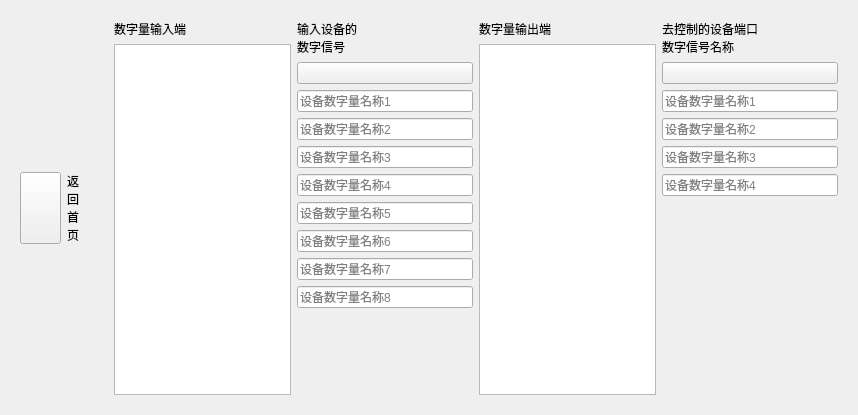
<?xml version="1.0" encoding="UTF-8"?>
<ui version="4.0">
 <class>date1View</class>
 <widget class="QWidget" name="date1View">
  <property name="geometry">
   <rect>
    <x>0</x>
    <y>0</y>
    <width>858</width>
    <height>415</height>
   </rect>
  </property>
  <property name="windowTitle">
   <string>Form</string>
  </property>
  <layout class="QGridLayout" name="gridLayout">
   <item row="0" column="0">
    <widget class="QWidget" name="widget" native="true">
     <layout class="QHBoxLayout" name="horizontalLayout_2" stretch="1,2,2,2,2">
      <item>
       <layout class="QVBoxLayout" name="verticalLayout_6">
        <item>
         <spacer name="verticalSpacer_2">
          <property name="orientation">
           <enum>Qt::Vertical</enum>
          </property>
          <property name="sizeHint" stdset="0">
           <size>
            <width>20</width>
            <height>40</height>
           </size>
          </property>
         </spacer>
        </item>
        <item>
         <layout class="QHBoxLayout" name="horizontalLayout">
          <item>
           <widget class="QPushButton" name="pushButton">
            <property name="sizePolicy">
             <sizepolicy hsizetype="Minimum" vsizetype="Minimum">
              <horstretch>0</horstretch>
              <verstretch>0</verstretch>
             </sizepolicy>
            </property>
            <property name="text">
             <string/>
            </property>
           </widget>
          </item>
          <item>
           <widget class="QLabel" name="label_4">
            <property name="text">
             <string>返
回
首
页</string>
            </property>
           </widget>
          </item>
         </layout>
        </item>
        <item>
         <spacer name="verticalSpacer_3">
          <property name="orientation">
           <enum>Qt::Vertical</enum>
          </property>
          <property name="sizeHint" stdset="0">
           <size>
            <width>20</width>
            <height>40</height>
           </size>
          </property>
         </spacer>
        </item>
       </layout>
      </item>
      <item>
       <layout class="QVBoxLayout" name="verticalLayout_3">
        <item>
         <widget class="QLabel" name="label">
          <property name="text">
           <string>数字量输入端</string>
          </property>
         </widget>
        </item>
        <item>
         <widget class="QTableView" name="tableView"/>
        </item>
       </layout>
      </item>
      <item>
       <layout class="QVBoxLayout" name="verticalLayout" stretch="0,0,0,0,0,0,0,0,0,0,0">
        <item>
         <widget class="QLabel" name="label_3">
          <property name="sizePolicy">
           <sizepolicy hsizetype="Preferred" vsizetype="Preferred">
            <horstretch>0</horstretch>
            <verstretch>0</verstretch>
           </sizepolicy>
          </property>
          <property name="minimumSize">
           <size>
            <width>0</width>
            <height>0</height>
           </size>
          </property>
          <property name="text">
           <string>输入设备的
数字信号</string>
          </property>
         </widget>
        </item>
        <item>
         <widget class="QPushButton" name="pushButton_2">
          <property name="text">
           <string/>
          </property>
         </widget>
        </item>
        <item>
         <widget class="QLineEdit" name="lineEdit">
          <property name="inputMask">
           <string/>
          </property>
          <property name="placeholderText">
           <string>设备数字量名称1</string>
          </property>
         </widget>
        </item>
        <item>
         <widget class="QLineEdit" name="lineEdit_2">
          <property name="inputMask">
           <string/>
          </property>
          <property name="placeholderText">
           <string>设备数字量名称2</string>
          </property>
         </widget>
        </item>
        <item>
         <widget class="QLineEdit" name="lineEdit_4">
          <property name="inputMask">
           <string/>
          </property>
          <property name="placeholderText">
           <string>设备数字量名称3</string>
          </property>
         </widget>
        </item>
        <item>
         <widget class="QLineEdit" name="lineEdit_3">
          <property name="inputMask">
           <string/>
          </property>
          <property name="placeholderText">
           <string>设备数字量名称4</string>
          </property>
         </widget>
        </item>
        <item>
         <widget class="QLineEdit" name="lineEdit_6">
          <property name="inputMask">
           <string/>
          </property>
          <property name="placeholderText">
           <string>设备数字量名称5</string>
          </property>
         </widget>
        </item>
        <item>
         <widget class="QLineEdit" name="lineEdit_8">
          <property name="inputMask">
           <string/>
          </property>
          <property name="placeholderText">
           <string>设备数字量名称6</string>
          </property>
         </widget>
        </item>
        <item>
         <widget class="QLineEdit" name="lineEdit_7">
          <property name="inputMask">
           <string/>
          </property>
          <property name="placeholderText">
           <string>设备数字量名称7</string>
          </property>
         </widget>
        </item>
        <item>
         <widget class="QLineEdit" name="lineEdit_5">
          <property name="inputMask">
           <string/>
          </property>
          <property name="placeholderText">
           <string>设备数字量名称8</string>
          </property>
         </widget>
        </item>
        <item>
         <spacer name="verticalSpacer_4">
          <property name="orientation">
           <enum>Qt::Vertical</enum>
          </property>
          <property name="sizeHint" stdset="0">
           <size>
            <width>20</width>
            <height>40</height>
           </size>
          </property>
         </spacer>
        </item>
       </layout>
      </item>
      <item>
       <layout class="QVBoxLayout" name="verticalLayout_4">
        <item>
         <widget class="QLabel" name="label_2">
          <property name="text">
           <string>数字量输出端</string>
          </property>
         </widget>
        </item>
        <item>
         <widget class="QTableView" name="tableView_2"/>
        </item>
       </layout>
      </item>
      <item>
       <layout class="QVBoxLayout" name="verticalLayout_5" stretch="0,0">
        <item>
         <layout class="QVBoxLayout" name="verticalLayout_2" stretch="0,0,0,0,0,0">
          <item>
           <widget class="QLabel" name="label_5">
            <property name="text">
             <string>去控制的设备端口
数字信号名称</string>
            </property>
           </widget>
          </item>
          <item>
           <widget class="QPushButton" name="pushButton_3">
            <property name="text">
             <string/>
            </property>
           </widget>
          </item>
          <item>
           <widget class="QLineEdit" name="lineEdit_10">
            <property name="inputMask">
             <string/>
            </property>
            <property name="placeholderText">
             <string>设备数字量名称1</string>
            </property>
           </widget>
          </item>
          <item>
           <widget class="QLineEdit" name="lineEdit_12">
            <property name="inputMask">
             <string/>
            </property>
            <property name="placeholderText">
             <string>设备数字量名称2</string>
            </property>
           </widget>
          </item>
          <item>
           <widget class="QLineEdit" name="lineEdit_11">
            <property name="inputMask">
             <string/>
            </property>
            <property name="placeholderText">
             <string>设备数字量名称3</string>
            </property>
           </widget>
          </item>
          <item>
           <widget class="QLineEdit" name="lineEdit_9">
            <property name="inputMask">
             <string/>
            </property>
            <property name="placeholderText">
             <string>设备数字量名称4</string>
            </property>
           </widget>
          </item>
         </layout>
        </item>
        <item>
         <spacer name="verticalSpacer">
          <property name="orientation">
           <enum>Qt::Vertical</enum>
          </property>
          <property name="sizeType">
           <enum>QSizePolicy::Expanding</enum>
          </property>
          <property name="sizeHint" stdset="0">
           <size>
            <width>20</width>
            <height>40</height>
           </size>
          </property>
         </spacer>
        </item>
       </layout>
      </item>
     </layout>
    </widget>
   </item>
  </layout>
 </widget>
 <resources/>
 <connections/>
</ui>
